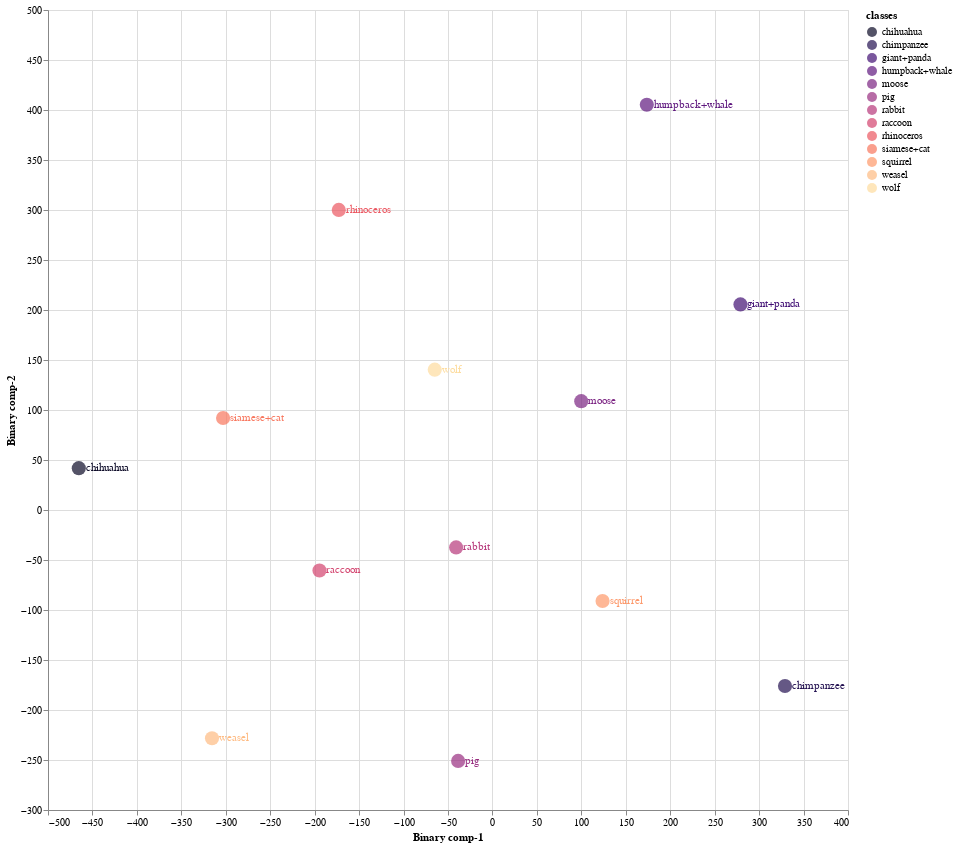
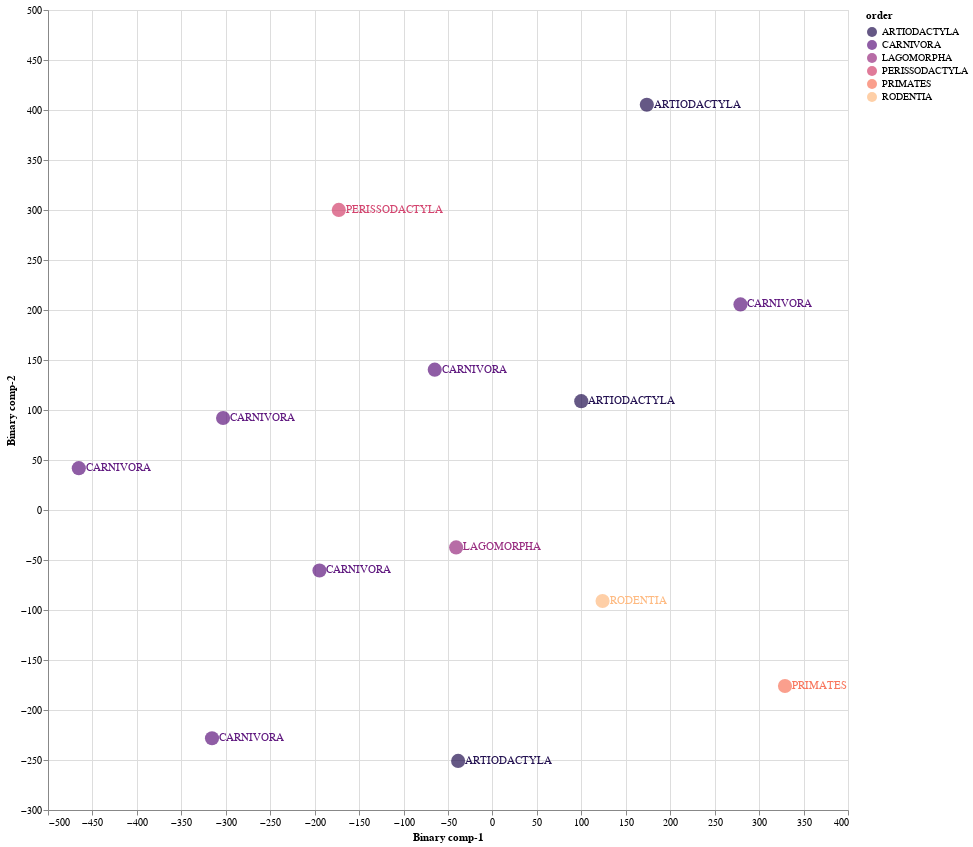

Write notebook code for charts like these, in order.
### Markdown cell above
### 8.3 Train Validation Split 03

### Code cell
Train03 = CZSL(mode = "Train", 
               split = 3, 
               DNN = ProjectionNetwork1, 
               epochs = 40, 
               bs = 8, 
               numunits = 1024, 
               lr = 0.1, 
               optimiser = nn.Sigmoid(), 
               dropout = 0.2, 
               mom = 0, 
               wd = 0,  
               device = 'cuda', 
               checkpoint = CP3, 
               pred_type = 'Probabilistic', 
               dist_type = 'cosine')

#mode
#1. "Train" - Use Train Val split
#2. "Test" - For Unseen Test Data

#split
# 1 -Train/Val Split 1
# 2 -Train/Val Split 2
# 3 -Train/Val Split 3

#pred_type
#1. "Probabilistic" - continous real numbers giving probability for prdiction to be 1
#2. "Deterministic" - 1 or 0 prediction values

#dist_type
#1. euclidean
#2. cosine
#3. hamming
#4. jaccard

### Figure 1 — Vega-Lite specification as saved in the notebook (floating-point values rounded to 4 significant figures)
{"config": {"view": {"continuousWidth": 400, "continuousHeight": 300}}, "layer": [{"mark": {"type": "circle", "size": 200}, "encoding": {"color": {"field": "classes", "scale": {"scheme": "Magma"}, "type": "nominal"}, "x": {"field": "Binary comp-1", "type": "quantitative"}, "y": {"field": "Binary comp-2", "type": "quantitative"}}, "height": 800, "selection": {"selector017": {"type": "interval", "bind": "scales", "encodings": ["x", "y"]}}, "width": 800}, {"mark": {"type": "text", "align": "left", "baseline": "middle", "dx": 7}, "encoding": {"color": {"field": "classes", "scale": {"scheme": "Magma"}, "type": "nominal"}, "text": {"field": "classes", "type": "nominal"}, "x": {"field": "Binary comp-1", "type": "quantitative"}, "y": {"field": "Binary comp-2", "type": "quantitative"}}, "height": 800, "width": 800}], "data": {"name": "data-db59243ec307974bb85552a9fa0496f1"}, "$schema": "https://vega.github.io/schema/vega-lite/v4.17.0.json", "datasets": {"data-db59243ec307974bb85552a9fa0496f1": [{"Binary comp-1": -303.0, "Binary comp-2": 91.99, "classes": "siamese+cat", "sciName": "Felis_catus", "animal_label": 10, "animal_class": "siamese+cat", "mainCommonName": "Domestic Cat", "otherCommonNames": "Cat", "class": "Mammalia", "infraclass": "Placentalia", "magnorder": "Boreoeutheria", "superorder": "Laurasiatheria", "order": "CARNIVORA", "suborder": "FELIFORMIA", "infraorder": "FELOIDEA", "parvorder": null, "superfamily": null, "family": "FELIDAE", "subfamily": "FELINAE", "tribe": null, "genus": "Felis"}, {"Binary comp-1": 99.92, "Binary comp-2": 108.9, "classes": "moose", "sciName": "Alces_alces", "animal_label": 16, "animal_class": "moose", "mainCommonName": "Moose", "otherCommonNames": "Elk|Eurasian Elk|Caucasian Moose", "class": "Mammalia", "infraclass": "Placentalia", "magnorder": "Boreoeutheria", "superorder": "Laurasiatheria", "order": "ARTIODACTYLA", "suborder": "RUMINANTIA", "infraorder": "PECORA", "parvorder": null, "superfamily": null, "family": "CERVIDAE", "subfamily": "CAPREOLINAE", "tribe": "ALCEINI", "genus": "Alces"}, {"Binary comp-1": 173.7, "Binary comp-2": 405.3, "classes": "humpback+whale", "sciName": "Megaptera_novaeangliae", "animal_label": 18, "animal_class": "humpback+whale", "mainCommonName": "Humpback Whale", "otherCommonNames": "Bunch Whale|Hump Whale|Hunchback Whale", "class": "Mammalia", "infraclass": "Placentalia", "magnorder": "Boreoeutheria", "superorder": "Laurasiatheria", "order": "ARTIODACTYLA", "suborder": "WHIPPOMORPHA", "infraorder": "CETACEA", "parvorder": "MYSTICETI", "superfamily": null, "family": "BALAENOPTERIDAE", "subfamily": null, "tribe": null, "genus": "Megaptera"}, {"Binary comp-1": 329.1, "Binary comp-2": -176.0, "classes": "chimpanzee", "sciName": "Pan_troglodytes", "animal_label": 25, "animal_class": "chimpanzee", "mainCommonName": "Chimpanzee", "otherCommonNames": "Chimpanzee|Common Chimpanzee|Robust Chimpanzee|Central Chimpanzee|Eastern Chimpanzee|Nigeria-Cameroon Chimpanzee|Western Chimpanzee", "class": "Mammalia", "infraclass": "Placentalia", "magnorder": "Boreoeutheria", "superorder": "Euarchontoglires", "order": "PRIMATES", "suborder": "HAPLORHINI", "infraorder": "SIMIIFORMES", "parvorder": "CATARRHINI", "superfamily": "HOMINOIDEA", "family": "HOMINIDAE", "subfamily": "HOMININAE", "tribe": null, "genus": "Pan"}, {"Binary comp-1": 123.9, "Binary comp-2": -90.98, "classes": "squirrel", "sciName": "Sciurus_aberti", "animal_label": 27, "animal_class": "squirrel", "mainCommonName": "Abert's Squirrel", "otherCommonNames": "Tassel-eared Squirrel|Kaibab Squirrel", "class": "Mammalia", "infraclass": "Placentalia", "magnorder": "Boreoeutheria", "superorder": "Euarchontoglires", "order": "RODENTIA", "suborder": "SCIUROMORPHA", "infraorder": null, "parvorder": null, "superfamily": null, "family": "SCIURIDAE", "subfamily": "SCIURINAE", "tribe": "SCIURINI", "genus": "Sciurus"}, {"Binary comp-1": -172.9, "Binary comp-2": 300.1, "classes": "rhinoceros", "sciName": "Rhinoceros_unicornis", "animal_label": 28, "animal_class": "rhinoceros", "mainCommonName": "Greater One-horned Rhinoceros", "otherCommonNames": "Indian Rhinoceros", "class": "Mammalia", "infraclass": "Placentalia", "magnorder": "Boreoeutheria", "superorder": "Laurasiatheria", "order": "PERISSODACTYLA", "suborder": "CERATOMORPHA", "infraorder": null, "parvorder": null, "superfamily": null, "family": "RHINOCEROTIDAE", "subfamily": null, "tribe": null, "genus": "Rhinoceros"}, {"Binary comp-1": -40.85, "Binary comp-2": -37.44, "classes": "rabbit", "sciName": "Pentalagus_furnessi", "animal_label": 29, "animal_class": "rabbit", "mainCommonName": "Amami Rabbit", "otherCommonNames": "Ryukyu Rabbit", "class": "Mammalia", "infraclass": "Placentalia", "magnorder": "Boreoeutheria", "superorder": "Euarchontoglires", "order": "LAGOMORPHA", "suborder": null, "infraorder": null, "parvorder": null, "superfamily": null, "family": "LEPORIDAE", "subfamily": null, "tribe": null, "genus": "Pentalagus"}, {"Binary comp-1": -64.91, "Binary comp-2": 140.4, "classes": "wolf", "sciName": "Canis_lupus", "animal_label": 32, "animal_class": "wolf", "mainCommonName": "Gray Wolf", "otherCommonNames": "Wolf|Timber Wolf|Tundra Wolf|Arctic Wolf", "class": "Mammalia", "infraclass": "Placentalia", "magnorder": "Boreoeutheria", "superorder": "Laurasiatheria", "order": "CARNIVORA", "suborder": "CANIFORMIA", "infraorder": "CANOIDEA", "parvorder": null, "superfamily": null, "family": "CANIDAE", "subfamily": null, "tribe": null, "genus": "Canis"}, {"Binary comp-1": -465.4, "Binary comp-2": 41.81, "classes": "chihuahua", "sciName": "Canis_familiaris", "animal_label": 33, "animal_class": "chihuahua", "mainCommonName": "Domestic Dog", "otherCommonNames": "Dog|Dingo|Feral Dog|New Guinea Singing Dog|Village Dog", "class": "Mammalia", "infraclass": "Placentalia", "magnorder": "Boreoeutheria", "superorder": "Laurasiatheria", "order": "CARNIVORA", "suborder": "CANIFORMIA", "infraorder": "CANOIDEA", "parvorder": null, "superfamily": null, "family": "CANIDAE", "subfamily": null, "tribe": null, "genus": "Canis"}, {"Binary comp-1": -315.5, "Binary comp-2": -228.3, "classes": "weasel", "sciName": "Poecilogale_albinucha", "animal_label": 35, "animal_class": "weasel", "mainCommonName": "African Striped Weasel", "otherCommonNames": null, "class": "Mammalia", "infraclass": "Placentalia", "magnorder": "Boreoeutheria", "superorder": "Laurasiatheria", "order": "CARNIVORA", "suborder": "CANIFORMIA", "infraorder": "ARCTOIDEA", "parvorder": null, "superfamily": "MUSTELOIDEA", "family": "MUSTELIDAE", "subfamily": "ICTONYCHINAE", "tribe": null, "genus": "Poecilogale"}, {"Binary comp-1": 279.0, "Binary comp-2": 205.6, "classes": "giant+panda", "sciName": "Ailuropoda_melanoleuca", "animal_label": 39, "animal_class": "giant+panda", "mainCommonName": "Giant Panda", "otherCommonNames": "Da Xiong Mao", "class": "Mammalia", "infraclass": "Placentalia", "magnorder": "Boreoeutheria", "superorder": "Laurasiatheria", "order": "CARNIVORA", "suborder": "CANIFORMIA", "infraorder": "ARCTOIDEA", "parvorder": null, "superfamily": "URSOIDEA", "family": "URSIDAE", "subfamily": "AILUROPODINAE", "tribe": null, "genus": "Ailuropoda"}, {"Binary comp-1": -38.6, "Binary comp-2": -250.9, "classes": "pig", "sciName": "Sus_domesticus", "animal_label": 42, "animal_class": "pig", "mainCommonName": "Domestic Pig", "otherCommonNames": "Hog|Pig|Swine", "class": "Mammalia", "infraclass": "Placentalia", "magnorder": "Boreoeutheria", "superorder": "Laurasiatheria", "order": "ARTIODACTYLA", "suborder": "SUINA", "infraorder": null, "parvorder": null, "superfamily": null, "family": "SUIDAE", "subfamily": null, "tribe": null, "genus": "Sus"}, {"Binary comp-1": -194.6, "Binary comp-2": -60.48, "classes": "raccoon", "sciName": "Procyon_lotor", "animal_label": 48, "animal_class": "raccoon", "mainCommonName": "Northern Raccoon", "otherCommonNames": "Common Raccoon", "class": "Mammalia", "infraclass": "Placentalia", "magnorder": "Boreoeutheria", "superorder": "Laurasiatheria", "order": "CARNIVORA", "suborder": "CANIFORMIA", "infraorder": "ARCTOIDEA", "parvorder": null, "superfamily": "MUSTELOIDEA", "family": "PROCYONIDAE", "subfamily": null, "tribe": null, "genus": "Procyon"}]}}

### Figure 2 — Vega-Lite specification as saved in the notebook (floating-point values rounded to 4 significant figures)
{"config": {"view": {"continuousWidth": 400, "continuousHeight": 300}}, "layer": [{"mark": {"type": "circle", "size": 200}, "encoding": {"color": {"field": "order", "scale": {"scheme": "Magma"}, "type": "nominal"}, "x": {"field": "Binary comp-1", "type": "quantitative"}, "y": {"field": "Binary comp-2", "type": "quantitative"}}, "height": 800, "selection": {"selector018": {"type": "interval", "bind": "scales", "encodings": ["x", "y"]}}, "width": 800}, {"mark": {"type": "text", "align": "left", "baseline": "middle", "dx": 7}, "encoding": {"color": {"field": "order", "scale": {"scheme": "Magma"}, "type": "nominal"}, "text": {"field": "order", "type": "nominal"}, "x": {"field": "Binary comp-1", "type": "quantitative"}, "y": {"field": "Binary comp-2", "type": "quantitative"}}, "height": 800, "width": 800}], "data": {"name": "data-db59243ec307974bb85552a9fa0496f1"}, "$schema": "https://vega.github.io/schema/vega-lite/v4.17.0.json", "datasets": {"data-db59243ec307974bb85552a9fa0496f1": [{"Binary comp-1": -303.0, "Binary comp-2": 91.99, "classes": "siamese+cat", "sciName": "Felis_catus", "animal_label": 10, "animal_class": "siamese+cat", "mainCommonName": "Domestic Cat", "otherCommonNames": "Cat", "class": "Mammalia", "infraclass": "Placentalia", "magnorder": "Boreoeutheria", "superorder": "Laurasiatheria", "order": "CARNIVORA", "suborder": "FELIFORMIA", "infraorder": "FELOIDEA", "parvorder": null, "superfamily": null, "family": "FELIDAE", "subfamily": "FELINAE", "tribe": null, "genus": "Felis"}, {"Binary comp-1": 99.92, "Binary comp-2": 108.9, "classes": "moose", "sciName": "Alces_alces", "animal_label": 16, "animal_class": "moose", "mainCommonName": "Moose", "otherCommonNames": "Elk|Eurasian Elk|Caucasian Moose", "class": "Mammalia", "infraclass": "Placentalia", "magnorder": "Boreoeutheria", "superorder": "Laurasiatheria", "order": "ARTIODACTYLA", "suborder": "RUMINANTIA", "infraorder": "PECORA", "parvorder": null, "superfamily": null, "family": "CERVIDAE", "subfamily": "CAPREOLINAE", "tribe": "ALCEINI", "genus": "Alces"}, {"Binary comp-1": 173.7, "Binary comp-2": 405.3, "classes": "humpback+whale", "sciName": "Megaptera_novaeangliae", "animal_label": 18, "animal_class": "humpback+whale", "mainCommonName": "Humpback Whale", "otherCommonNames": "Bunch Whale|Hump Whale|Hunchback Whale", "class": "Mammalia", "infraclass": "Placentalia", "magnorder": "Boreoeutheria", "superorder": "Laurasiatheria", "order": "ARTIODACTYLA", "suborder": "WHIPPOMORPHA", "infraorder": "CETACEA", "parvorder": "MYSTICETI", "superfamily": null, "family": "BALAENOPTERIDAE", "subfamily": null, "tribe": null, "genus": "Megaptera"}, {"Binary comp-1": 329.1, "Binary comp-2": -176.0, "classes": "chimpanzee", "sciName": "Pan_troglodytes", "animal_label": 25, "animal_class": "chimpanzee", "mainCommonName": "Chimpanzee", "otherCommonNames": "Chimpanzee|Common Chimpanzee|Robust Chimpanzee|Central Chimpanzee|Eastern Chimpanzee|Nigeria-Cameroon Chimpanzee|Western Chimpanzee", "class": "Mammalia", "infraclass": "Placentalia", "magnorder": "Boreoeutheria", "superorder": "Euarchontoglires", "order": "PRIMATES", "suborder": "HAPLORHINI", "infraorder": "SIMIIFORMES", "parvorder": "CATARRHINI", "superfamily": "HOMINOIDEA", "family": "HOMINIDAE", "subfamily": "HOMININAE", "tribe": null, "genus": "Pan"}, {"Binary comp-1": 123.9, "Binary comp-2": -90.98, "classes": "squirrel", "sciName": "Sciurus_aberti", "animal_label": 27, "animal_class": "squirrel", "mainCommonName": "Abert's Squirrel", "otherCommonNames": "Tassel-eared Squirrel|Kaibab Squirrel", "class": "Mammalia", "infraclass": "Placentalia", "magnorder": "Boreoeutheria", "superorder": "Euarchontoglires", "order": "RODENTIA", "suborder": "SCIUROMORPHA", "infraorder": null, "parvorder": null, "superfamily": null, "family": "SCIURIDAE", "subfamily": "SCIURINAE", "tribe": "SCIURINI", "genus": "Sciurus"}, {"Binary comp-1": -172.9, "Binary comp-2": 300.1, "classes": "rhinoceros", "sciName": "Rhinoceros_unicornis", "animal_label": 28, "animal_class": "rhinoceros", "mainCommonName": "Greater One-horned Rhinoceros", "otherCommonNames": "Indian Rhinoceros", "class": "Mammalia", "infraclass": "Placentalia", "magnorder": "Boreoeutheria", "superorder": "Laurasiatheria", "order": "PERISSODACTYLA", "suborder": "CERATOMORPHA", "infraorder": null, "parvorder": null, "superfamily": null, "family": "RHINOCEROTIDAE", "subfamily": null, "tribe": null, "genus": "Rhinoceros"}, {"Binary comp-1": -40.85, "Binary comp-2": -37.44, "classes": "rabbit", "sciName": "Pentalagus_furnessi", "animal_label": 29, "animal_class": "rabbit", "mainCommonName": "Amami Rabbit", "otherCommonNames": "Ryukyu Rabbit", "class": "Mammalia", "infraclass": "Placentalia", "magnorder": "Boreoeutheria", "superorder": "Euarchontoglires", "order": "LAGOMORPHA", "suborder": null, "infraorder": null, "parvorder": null, "superfamily": null, "family": "LEPORIDAE", "subfamily": null, "tribe": null, "genus": "Pentalagus"}, {"Binary comp-1": -64.91, "Binary comp-2": 140.4, "classes": "wolf", "sciName": "Canis_lupus", "animal_label": 32, "animal_class": "wolf", "mainCommonName": "Gray Wolf", "otherCommonNames": "Wolf|Timber Wolf|Tundra Wolf|Arctic Wolf", "class": "Mammalia", "infraclass": "Placentalia", "magnorder": "Boreoeutheria", "superorder": "Laurasiatheria", "order": "CARNIVORA", "suborder": "CANIFORMIA", "infraorder": "CANOIDEA", "parvorder": null, "superfamily": null, "family": "CANIDAE", "subfamily": null, "tribe": null, "genus": "Canis"}, {"Binary comp-1": -465.4, "Binary comp-2": 41.81, "classes": "chihuahua", "sciName": "Canis_familiaris", "animal_label": 33, "animal_class": "chihuahua", "mainCommonName": "Domestic Dog", "otherCommonNames": "Dog|Dingo|Feral Dog|New Guinea Singing Dog|Village Dog", "class": "Mammalia", "infraclass": "Placentalia", "magnorder": "Boreoeutheria", "superorder": "Laurasiatheria", "order": "CARNIVORA", "suborder": "CANIFORMIA", "infraorder": "CANOIDEA", "parvorder": null, "superfamily": null, "family": "CANIDAE", "subfamily": null, "tribe": null, "genus": "Canis"}, {"Binary comp-1": -315.5, "Binary comp-2": -228.3, "classes": "weasel", "sciName": "Poecilogale_albinucha", "animal_label": 35, "animal_class": "weasel", "mainCommonName": "African Striped Weasel", "otherCommonNames": null, "class": "Mammalia", "infraclass": "Placentalia", "magnorder": "Boreoeutheria", "superorder": "Laurasiatheria", "order": "CARNIVORA", "suborder": "CANIFORMIA", "infraorder": "ARCTOIDEA", "parvorder": null, "superfamily": "MUSTELOIDEA", "family": "MUSTELIDAE", "subfamily": "ICTONYCHINAE", "tribe": null, "genus": "Poecilogale"}, {"Binary comp-1": 279.0, "Binary comp-2": 205.6, "classes": "giant+panda", "sciName": "Ailuropoda_melanoleuca", "animal_label": 39, "animal_class": "giant+panda", "mainCommonName": "Giant Panda", "otherCommonNames": "Da Xiong Mao", "class": "Mammalia", "infraclass": "Placentalia", "magnorder": "Boreoeutheria", "superorder": "Laurasiatheria", "order": "CARNIVORA", "suborder": "CANIFORMIA", "infraorder": "ARCTOIDEA", "parvorder": null, "superfamily": "URSOIDEA", "family": "URSIDAE", "subfamily": "AILUROPODINAE", "tribe": null, "genus": "Ailuropoda"}, {"Binary comp-1": -38.6, "Binary comp-2": -250.9, "classes": "pig", "sciName": "Sus_domesticus", "animal_label": 42, "animal_class": "pig", "mainCommonName": "Domestic Pig", "otherCommonNames": "Hog|Pig|Swine", "class": "Mammalia", "infraclass": "Placentalia", "magnorder": "Boreoeutheria", "superorder": "Laurasiatheria", "order": "ARTIODACTYLA", "suborder": "SUINA", "infraorder": null, "parvorder": null, "superfamily": null, "family": "SUIDAE", "subfamily": null, "tribe": null, "genus": "Sus"}, {"Binary comp-1": -194.6, "Binary comp-2": -60.48, "classes": "raccoon", "sciName": "Procyon_lotor", "animal_label": 48, "animal_class": "raccoon", "mainCommonName": "Northern Raccoon", "otherCommonNames": "Common Raccoon", "class": "Mammalia", "infraclass": "Placentalia", "magnorder": "Boreoeutheria", "superorder": "Laurasiatheria", "order": "CARNIVORA", "suborder": "CANIFORMIA", "infraorder": "ARCTOIDEA", "parvorder": null, "superfamily": "MUSTELOIDEA", "family": "PROCYONIDAE", "subfamily": null, "tribe": null, "genus": "Procyon"}]}}
